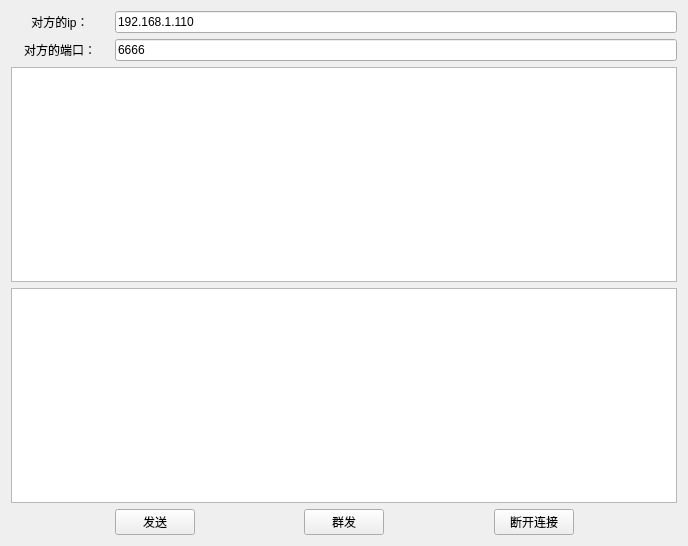
<?xml version="1.0" encoding="UTF-8"?>
<ui version="4.0">
 <class>Widget</class>
 <widget class="QWidget" name="Widget">
  <property name="geometry">
   <rect>
    <x>0</x>
    <y>0</y>
    <width>688</width>
    <height>546</height>
   </rect>
  </property>
  <property name="windowTitle">
   <string>Widget</string>
  </property>
  <layout class="QGridLayout" name="gridLayout">
   <item row="1" column="1" colspan="6">
    <widget class="QLineEdit" name="lineEditPort">
     <property name="text">
      <string>6666</string>
     </property>
    </widget>
   </item>
   <item row="4" column="2">
    <spacer name="horizontalSpacer_3">
     <property name="orientation">
      <enum>Qt::Horizontal</enum>
     </property>
     <property name="sizeHint" stdset="0">
      <size>
       <width>95</width>
       <height>20</height>
      </size>
     </property>
    </spacer>
   </item>
   <item row="1" column="0">
    <widget class="QLabel" name="label_2">
     <property name="text">
      <string>对方的端口：</string>
     </property>
     <property name="alignment">
      <set>Qt::AlignCenter</set>
     </property>
    </widget>
   </item>
   <item row="4" column="6">
    <spacer name="horizontalSpacer">
     <property name="orientation">
      <enum>Qt::Horizontal</enum>
     </property>
     <property name="sizeHint" stdset="0">
      <size>
       <width>95</width>
       <height>20</height>
      </size>
     </property>
    </spacer>
   </item>
   <item row="2" column="0" colspan="7">
    <widget class="QTextEdit" name="textEditRead">
     <property name="readOnly">
      <bool>false</bool>
     </property>
    </widget>
   </item>
   <item row="4" column="1">
    <widget class="QPushButton" name="btnSend">
     <property name="text">
      <string>发送</string>
     </property>
    </widget>
   </item>
   <item row="3" column="0" colspan="7">
    <widget class="QTextEdit" name="textEditWrite"/>
   </item>
   <item row="4" column="0">
    <spacer name="horizontalSpacer_4">
     <property name="orientation">
      <enum>Qt::Horizontal</enum>
     </property>
     <property name="sizeHint" stdset="0">
      <size>
       <width>96</width>
       <height>20</height>
      </size>
     </property>
    </spacer>
   </item>
   <item row="4" column="4">
    <spacer name="horizontalSpacer_2">
     <property name="orientation">
      <enum>Qt::Horizontal</enum>
     </property>
     <property name="sizeHint" stdset="0">
      <size>
       <width>96</width>
       <height>20</height>
      </size>
     </property>
    </spacer>
   </item>
   <item row="0" column="1" colspan="6">
    <widget class="QLineEdit" name="lineEditIp">
     <property name="text">
      <string>192.168.1.110</string>
     </property>
    </widget>
   </item>
   <item row="0" column="0">
    <widget class="QLabel" name="label">
     <property name="text">
      <string>对方的ip：</string>
     </property>
     <property name="alignment">
      <set>Qt::AlignCenter</set>
     </property>
    </widget>
   </item>
   <item row="4" column="5">
    <widget class="QPushButton" name="btnClose">
     <property name="text">
      <string>断开连接</string>
     </property>
    </widget>
   </item>
   <item row="4" column="3">
    <widget class="QPushButton" name="btnRoom">
     <property name="text">
      <string>群发</string>
     </property>
    </widget>
   </item>
  </layout>
 </widget>
 <layoutdefault spacing="6" margin="11"/>
 <resources/>
 <connections/>
</ui>
